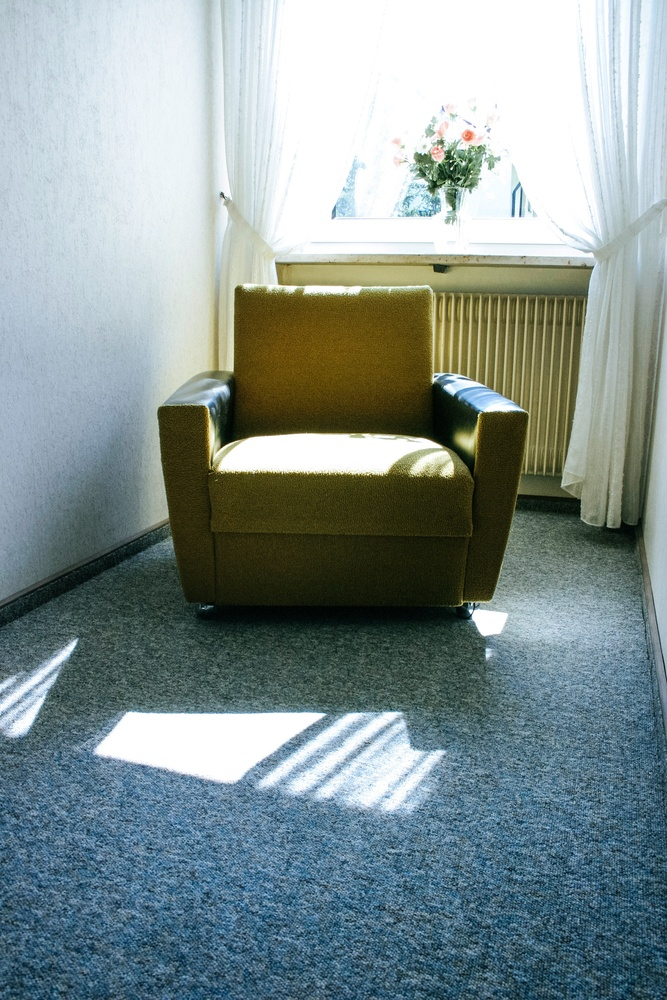
#> input picture house-table-luxury-lamp-105004.jpg, 667 x 1000 px, shrunk from 2048 x 3072 before the run
$ python make-mask.py
#> lines starting #> are read from the running program, lines starting #| are printed output that depends on the picture; after the words box and inside, x2 and y2 are one past the last pixel; in counts of white or black regions, pixels touching at a corner belong together
#> the answer given: house-table-luxury-lamp-105004.jpg
#> in main, image is the input picture: shape (1000, 667, 3); mean B, G, R 146.3, 146.8, 131.9
import numpy as np
import cv2

def test(image):
	image_gs = cv2.cvtColor(image, cv2.COLOR_BGR2GRAY)
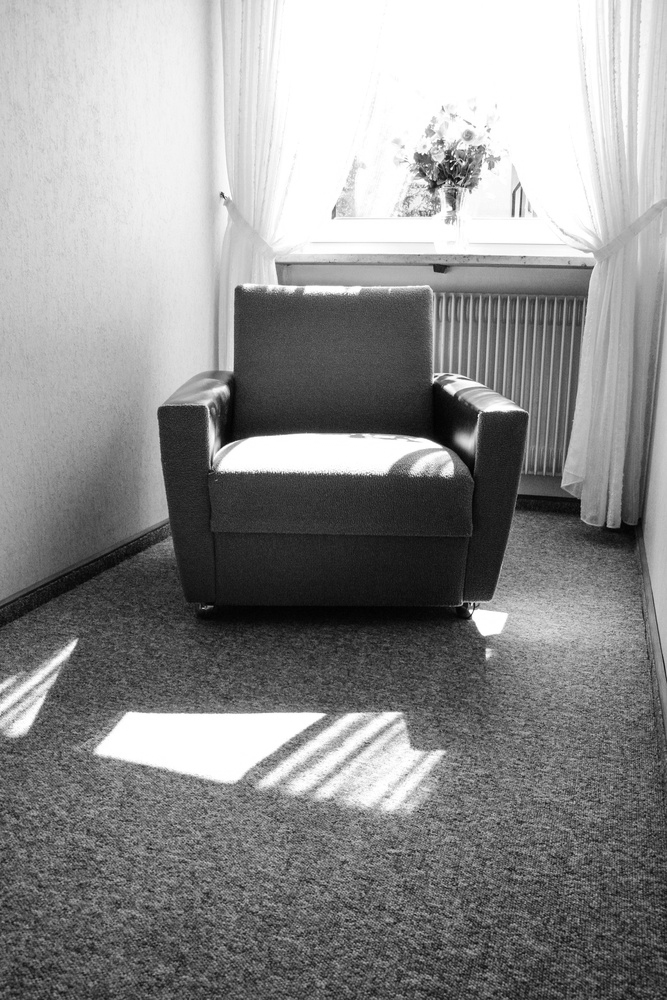
#> image_gs: shape (1000, 667); min 1, max 255, mean 142.3
	ret, thresh = cv2.threshold(image_gs, 127, 255, 0)
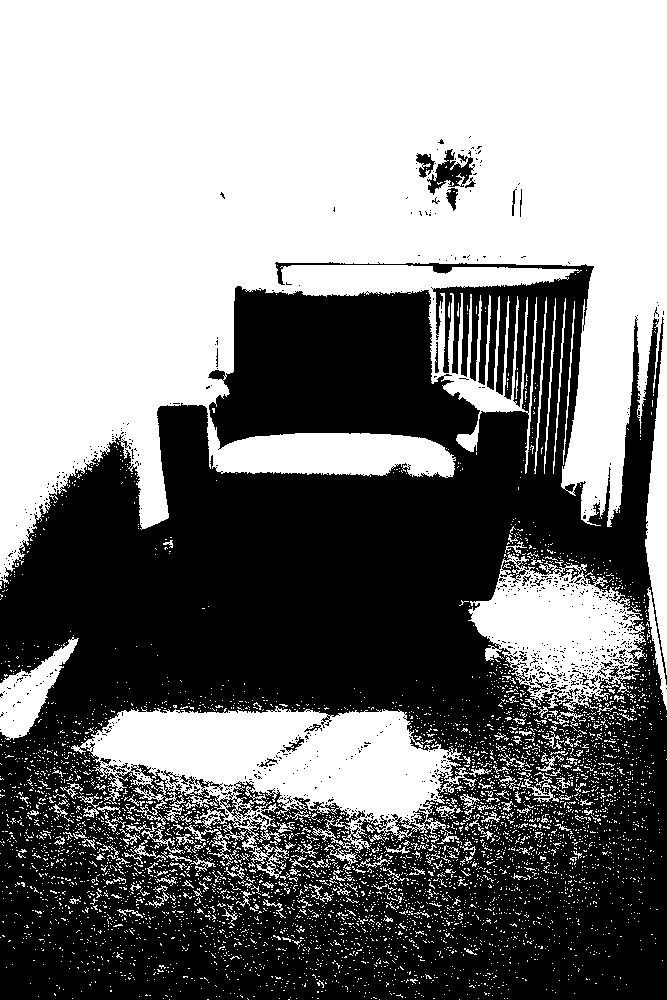
#> thresh: shape (1000, 667); 50.7% white; 729 black regions (700 under 20 px)
	contours, _ = cv2.findContours(thresh, cv2.RETR_TREE, cv2.CHAIN_APPROX_SIMPLE)
#> contours = 6751 contours, 6586 with area under 20; largest, box (x1, y1, x2, y2) and area: (0, 0, 667, 675) 262405, (71, 706, 492, 879) 32326, (468, 552, 646, 712) 16180, (0, 637, 79, 740) 3125, (426, 148, 474, 196) 999
	#print(contours, image2)
	cv2.drawContours(image, contours, -1, (0, 255, 0), thickness=3)
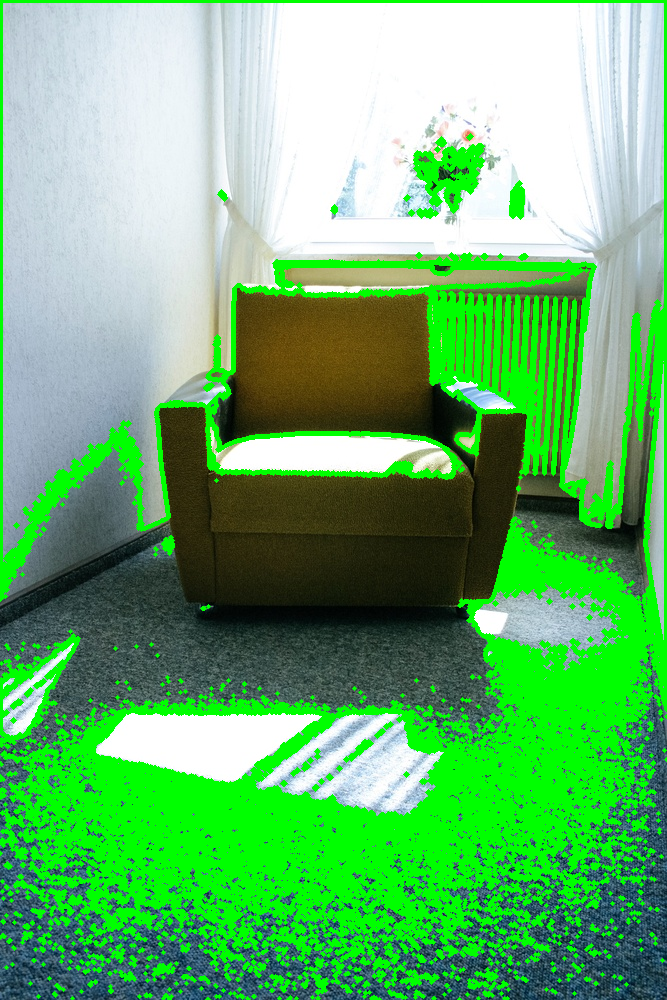
#> image: shape (1000, 667, 3); mean B, G, R 110.3, 179.9, 104.5
	cv2.imshow("test", image)
	cv2.waitKey(0)

def test2(image):
	hsv = cv2.cvtColor(image, cv2.COLOR_BGR2HSV)
#> hsv: shape (1000, 667, 3); mean H, S, V 73.3, 78.2, 155.8
	lower_red = np.array([30,150,50])
	upper_red = np.array([255,255,180])
	mask = cv2.inRange(hsv, lower_red, upper_red)
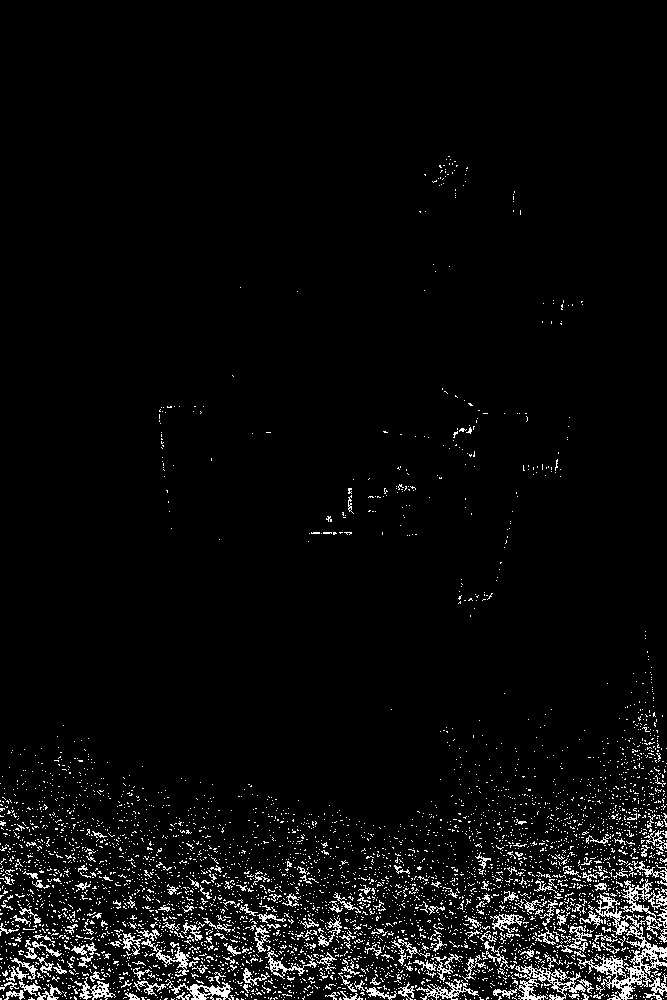
#> mask: shape (1000, 667); 4.3% white in thin lines or dots, all inside (x1, y1, x2, y2) = (0, 156, 667, 1000)
	res = cv2.bitwise_and(image,image, mask= mask)
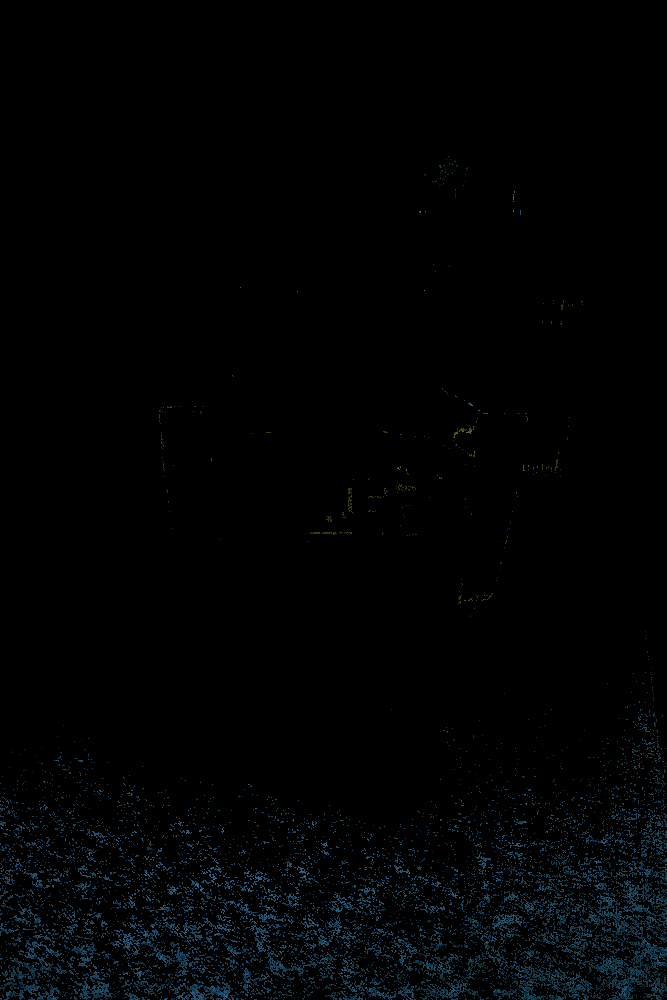
#> res: shape (1000, 667, 3); mean B, G, R 3.7, 2.8, 1.2
	cv2.imshow('Original',image)
	edges = cv2.Canny(image,100,200)
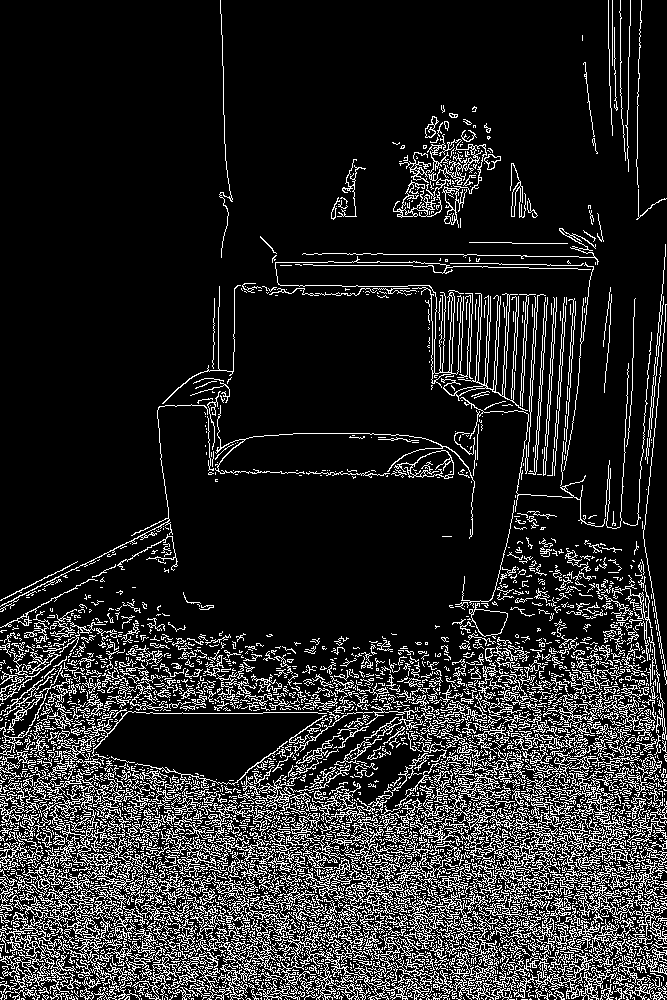
#> edges: shape (1000, 667); 15% white in thin lines or dots
	cv2.imshow('Edges',edges)
	cv2.waitKey(0)
	cv2.destroyAllWindows()


def test4():
	pass

def main():
	file_path = input("Where is the image stored:")
	image = cv2.imread(file_path)
	if(image is None):
		print("whoopsiedaisie")
		return
	image1 = image.copy()
	image2 = image.copy()
	image3 = image.copy()
	test(image1)
	test2(image2)


if __name__ == "__main__":
	main()

$ run again, on room4.jpg
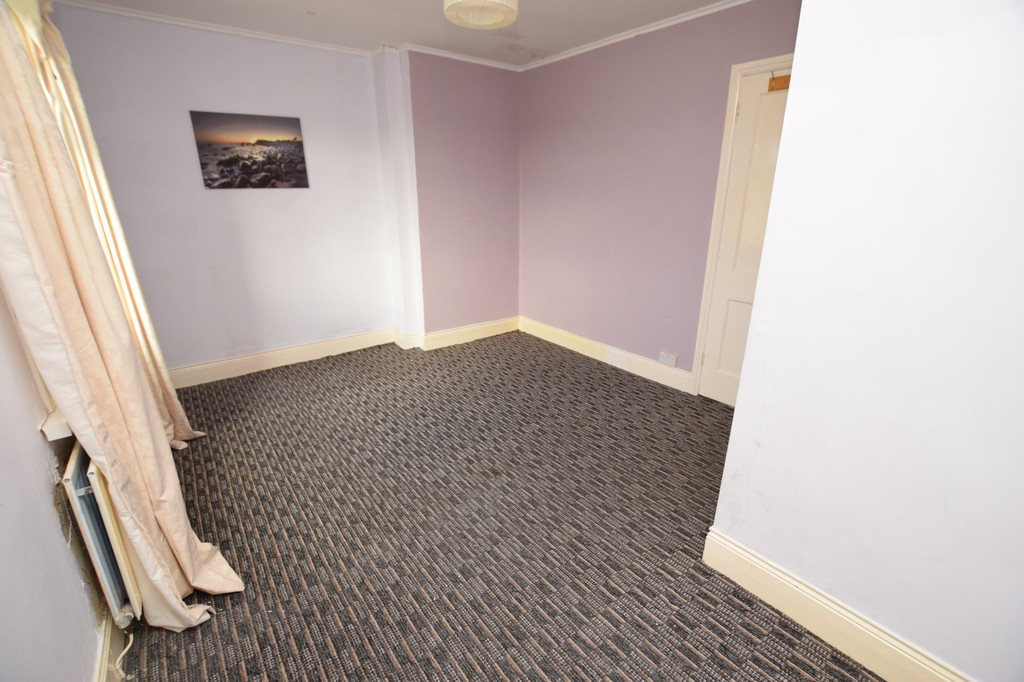
#> input picture room4.jpg, 1024 x 682 px
#> in main, image is the input picture: shape (682, 1024, 3); mean B, G, R 162.7, 167.6, 179.8
#> in test, `ret, thresh = cv2.threshold(image_gs, 127, 255, 0)`:
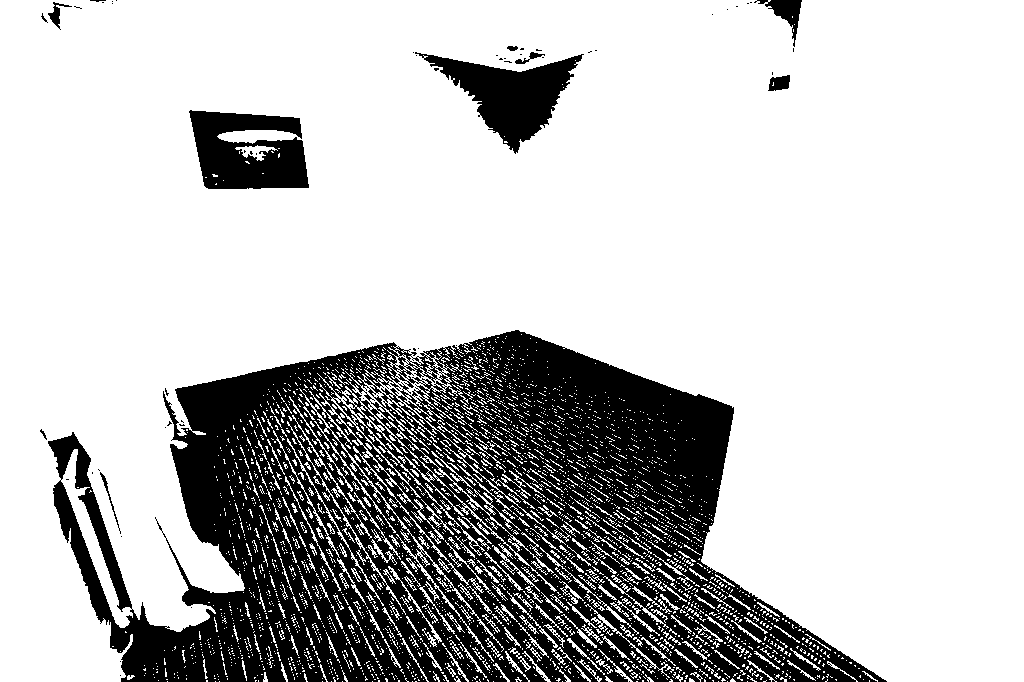
#> thresh: shape (682, 1024); 76.1% white; 79 black regions (68 under 20 px)
#> contours = 4075 contours, 3852 with area under 20; largest, box (x1, y1, x2, y2) and area: (0, 0, 1024, 682) 515384, (188, 109, 310, 190) 7422, (414, 51, 585, 155) 7012, (47, 431, 133, 613) 2894, (299, 388, 504, 662) 719
#> hsv: shape (682, 1024, 3); mean H, S, V 70.9, 30, 180
#> mask: shape (682, 1024); every value is 0
#> res: shape (682, 1024, 3); every value is 0
#> in test2, `edges = cv2.Canny(image,100,200)`:
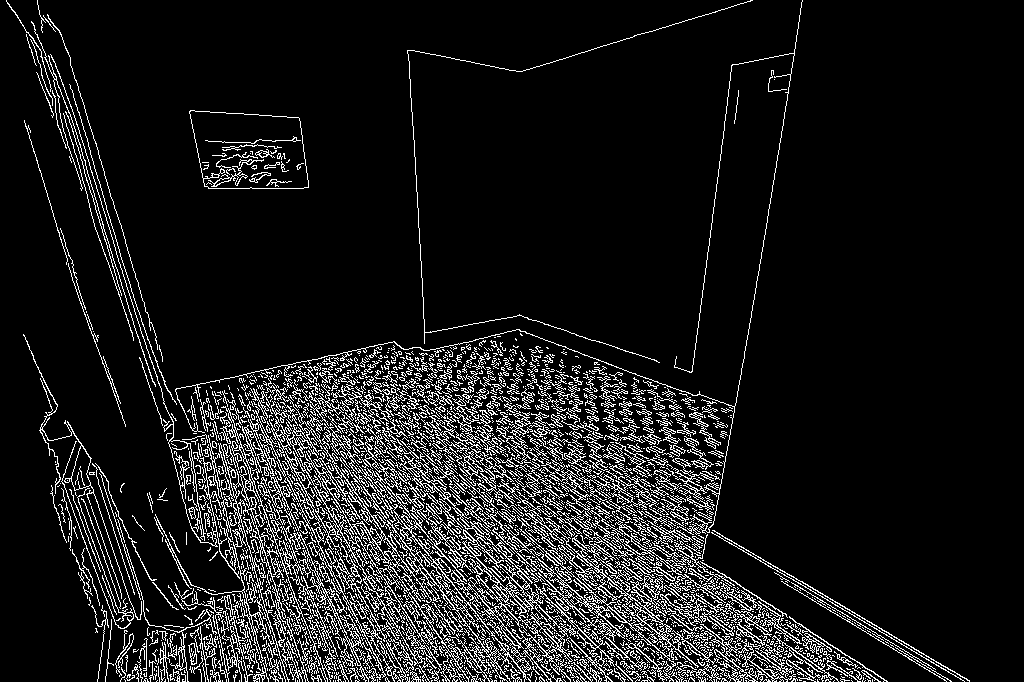
#> edges: shape (682, 1024); 10.3% white in thin lines or dots
